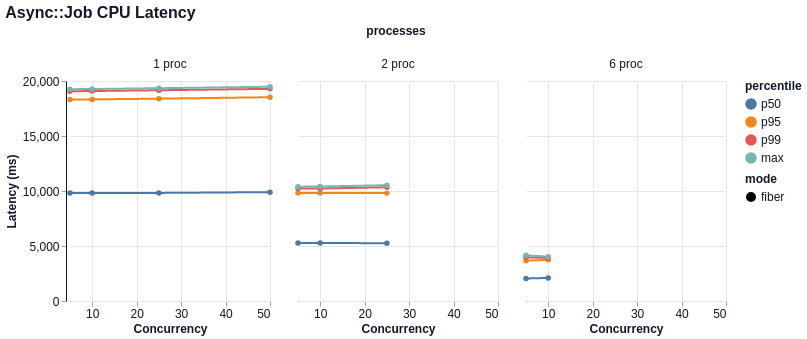

Specify this chart in Vega-Lite:
### Vega-Lite specification from a JSON file in a GitHub repository (floating-point values rounded to 4 significant figures)
{"$schema": "https://vega.github.io/schema/vega-lite/v6.json", "title": "Async::Job CPU Latency", "width": 200, "height": 220, "data": {"values": [{"mode": "fiber", "concurrency": 5, "processes": "1 proc", "percentile": "p50", "value": 9812.0}, {"mode": "fiber", "concurrency": 5, "processes": "1 proc", "percentile": "p95", "value": 18310.0}, {"mode": "fiber", "concurrency": 5, "processes": "1 proc", "percentile": "p99", "value": 19070.0}, {"mode": "fiber", "concurrency": 5, "processes": "1 proc", "percentile": "max", "value": 19260.0}, {"mode": "fiber", "concurrency": 10, "processes": "1 proc", "percentile": "p50", "value": 9815.0}, {"mode": "fiber", "concurrency": 10, "processes": "1 proc", "percentile": "p95", "value": 18330.0}, {"mode": "fiber", "concurrency": 10, "processes": "1 proc", "percentile": "p99", "value": 19090.0}, {"mode": "fiber", "concurrency": 10, "processes": "1 proc", "percentile": "max", "value": 19270.0}, {"mode": "fiber", "concurrency": 25, "processes": "1 proc", "percentile": "p50", "value": 9826.0}, {"mode": "fiber", "concurrency": 25, "processes": "1 proc", "percentile": "p95", "value": 18400.0}, {"mode": "fiber", "concurrency": 25, "processes": "1 proc", "percentile": "p99", "value": 19160.0}, {"mode": "fiber", "concurrency": 25, "processes": "1 proc", "percentile": "max", "value": 19350.0}, {"mode": "fiber", "concurrency": 50, "processes": "1 proc", "percentile": "p50", "value": 9897.0}, {"mode": "fiber", "concurrency": 50, "processes": "1 proc", "percentile": "p95", "value": 18530.0}, {"mode": "fiber", "concurrency": 50, "processes": "1 proc", "percentile": "p99", "value": 19290.0}, {"mode": "fiber", "concurrency": 50, "processes": "1 proc", "percentile": "max", "value": 19480.0}, {"mode": "fiber", "concurrency": 5, "processes": "2 proc", "percentile": "p50", "value": 5279.0}, {"mode": "fiber", "concurrency": 5, "processes": "2 proc", "percentile": "p95", "value": 9826.0}, {"mode": "fiber", "concurrency": 5, "processes": "2 proc", "percentile": "p99", "value": 10230.0}, {"mode": "fiber", "concurrency": 5, "processes": "2 proc", "percentile": "max", "value": 10390.0}, {"mode": "fiber", "concurrency": 10, "processes": "2 proc", "percentile": "p50", "value": 5264.0}, {"mode": "fiber", "concurrency": 10, "processes": "2 proc", "percentile": "p95", "value": 9810.0}, {"mode": "fiber", "concurrency": 10, "processes": "2 proc", "percentile": "p99", "value": 10230.0}, {"mode": "fiber", "concurrency": 10, "processes": "2 proc", "percentile": "max", "value": 10410.0}, {"mode": "fiber", "concurrency": 25, "processes": "2 proc", "percentile": "p50", "value": 5260.0}, {"mode": "fiber", "concurrency": 25, "processes": "2 proc", "percentile": "p95", "value": 9807.0}, {"mode": "fiber", "concurrency": 25, "processes": "2 proc", "percentile": "p99", "value": 10340.0}, {"mode": "fiber", "concurrency": 25, "processes": "2 proc", "percentile": "max", "value": 10530.0}, {"mode": "fiber", "concurrency": 5, "processes": "6 proc", "percentile": "p50", "value": 2047.0}, {"mode": "fiber", "concurrency": 5, "processes": "6 proc", "percentile": "p95", "value": 3663.0}, {"mode": "fiber", "concurrency": 5, "processes": "6 proc", "percentile": "p99", "value": 3968.0}, {"mode": "fiber", "concurrency": 5, "processes": "6 proc", "percentile": "max", "value": 4152.0}, {"mode": "fiber", "concurrency": 10, "processes": "6 proc", "percentile": "p50", "value": 2097.0}, {"mode": "fiber", "concurrency": 10, "processes": "6 proc", "percentile": "p95", "value": 3741.0}, {"mode": "fiber", "concurrency": 10, "processes": "6 proc", "percentile": "p99", "value": 3917.0}, {"mode": "fiber", "concurrency": 10, "processes": "6 proc", "percentile": "max", "value": 4031.0}]}, "mark": {"type": "line", "point": true, "tooltip": true}, "encoding": {"x": {"field": "concurrency", "type": "quantitative", "title": "Concurrency"}, "y": {"field": "value", "type": "quantitative", "title": "Latency (ms)"}, "color": {"field": "percentile", "type": "nominal", "sort": ["p50", "p95", "p99", "max"]}, "tooltip": [{"field": "mode", "type": "nominal"}, {"field": "concurrency", "type": "quantitative"}, {"field": "processes", "type": "nominal"}, {"field": "metric", "type": "nominal"}, {"field": "percentile", "type": "nominal"}, {"field": "value", "type": "quantitative"}], "strokeDash": {"field": "mode", "type": "nominal"}, "column": {"field": "processes", "type": "nominal", "sort": null}}, "config": {"background": "white", "axis": {"labelFont": "Helvetica", "titleFont": "Helvetica", "labelFontSize": 12, "titleFontSize": 12, "labelColor": "#111827", "titleColor": "#111827", "domainColor": "#111827", "tickColor": "#9ca3af", "grid": true, "gridColor": "#e5e7eb"}, "header": {"labelFont": "Helvetica", "titleFont": "Helvetica", "labelFontSize": 12, "titleFontSize": 12, "labelColor": "#111827", "titleColor": "#111827"}, "legend": {"labelFont": "Helvetica", "titleFont": "Helvetica", "labelFontSize": 12, "titleFontSize": 12, "labelColor": "#111827", "titleColor": "#111827"}, "title": {"font": "Helvetica", "fontSize": 16, "anchor": "start", "color": "#111827"}, "view": {"stroke": null}}}
